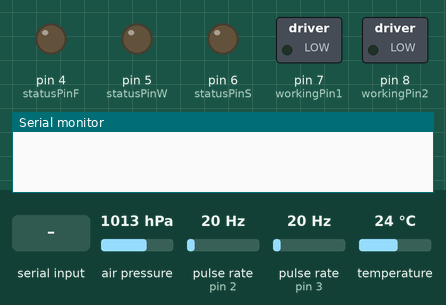
Bench run of a sketch on a simulated Arduino Uno, built with avr-gcc and run on an emulated ATmega328P. Shown: switched loads named in the sketch (green lamp = pin HIGH), output pins drawn as LEDs (lit = HIGH), the last lines printed to the serial monitor. Wiring (inferred from the names in the program): 2 × pulse sensor: data pin 2 / data pin 3. Dashed ring = blinking. The test bench sets the inputs (shaded band); at power-on: pulse rate (sensors on pin 2, pin 3) 20 Hz, air pressure 1013 hPa, temperature 24 °C.

Above: at 1.7 s.
1.8 s: pulse rate (sensor on pin 2) set to 50 Hz
At 1.97 s:
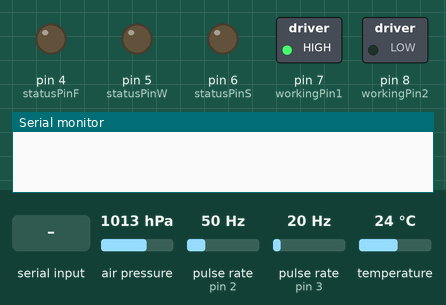
4.8 s: "i\n" received over Serial
At 5.21 s:
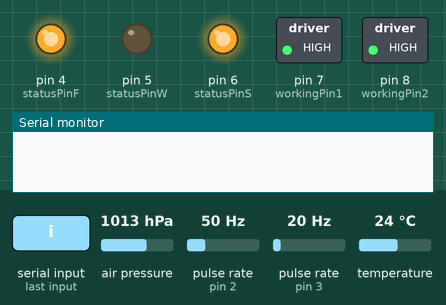
7.8 s: byte 115 ('s') received over Serial
At 8.2 s:
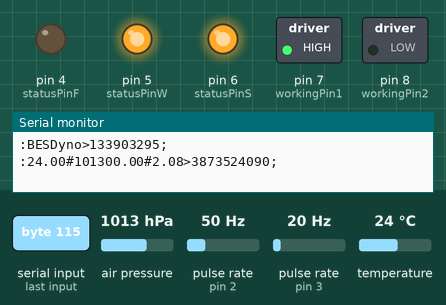
10.8 s: byte 118 ('v') received over Serial
At 11.2 s:
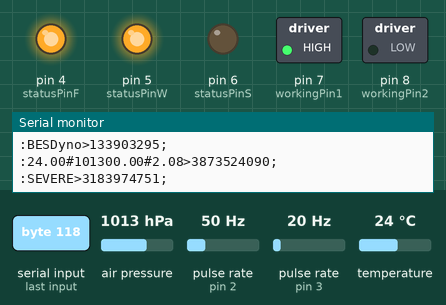
13.8 s: byte 120 ('x') received over Serial
At 16.61 s:
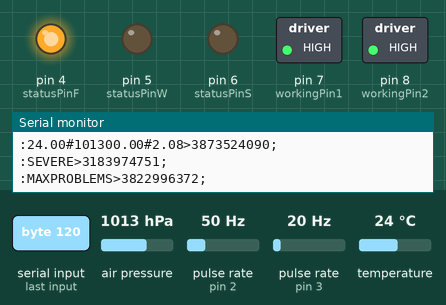
16.8 s: byte 101 ('e') received over Serial
At 18.45 s:
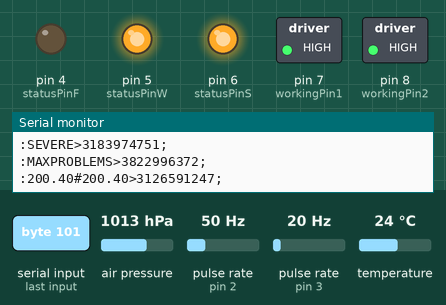
Timing chart, 0 to 20.8 s (numbered marks = the images above; inputs shaded):
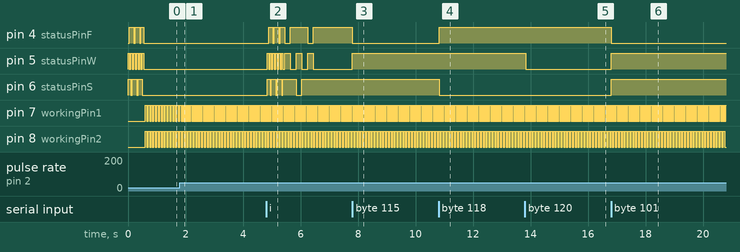

The sketch:

BESMeasurement.ino.ino
```cpp
#include <Adafruit_BMP085.h>
#include <Wire.h>
#include <avr/pgmspace.h>

//-Definations----------------------------------------------------------//
//Analog Devices
int engTempPin = A0;
int exhTempPin = A1;

//Digital Devices
int rearRPMPin = 3;
int engRPMPin = 2;
int statusPinF = 4;
int statusPinW = 5;
int statusPinS = 6;
int workingPin1 = 7;
int workingPin2 = 8;

//Version
float progvers = 1.0;

//-Declarations----------------------------------------------------------//
void serialEvent();

//Devices
Adafruit_BMP085 bmp;

//Environment
float envTemp;
float envPress;
float envAlt;

//Thermos
float engTemp;
float exhTemp;
float u_eng;
float u_exh;
uint8_t measCount;

//RPM
unsigned long dEngTime;
unsigned long dEngHigh;
unsigned long dEngLow;
unsigned long lastEngTime;
unsigned long dWheelTime;
unsigned long dWheelHigh;
unsigned long dWheelLow;
unsigned long lastWheelTime;

unsigned long refMicros;

//Measurement
boolean continous;
boolean temp;

//-Functions------------------------------------------------------------//

//CRC Table
PROGMEM const uint32_t crc_table[16] = {
  0x00000000, 0x1db71064, 0x3b6e20c8, 0x26d930ac,
  0x76dc4190, 0x6b6b51f4, 0x4db26158, 0x5005713c,
  0xedb88320, 0xf00f9344, 0xd6d6a3e8, 0xcb61b38c,
  0x9b64c2b0, 0x86d3d2d4, 0xa00ae278, 0xbdbdf21c
};

//CRC Functions
unsigned long crc_update(unsigned long crc, byte data)
{
  byte tbl_idx;
  tbl_idx = crc ^ (data >> (0 * 4));
  crc = pgm_read_dword_near(crc_table + (tbl_idx & 0x0f)) ^ (crc >> 4);
  tbl_idx = crc ^ (data >> (1 * 4));
  crc = pgm_read_dword_near(crc_table + (tbl_idx & 0x0f)) ^ (crc >> 4);
  return crc;
}

unsigned long crc_string(char *s)
{
  unsigned long crc = ~0L;
  while (*s)
    crc = crc_update(crc, *s++);
  crc = ~crc;

  return crc;
}

char* string2char(String command) {
  if (command.length() != 0) {
    char *p = const_cast<char*>(command.c_str());
    return p;
  }
}

String createCRC(String msg) {
  return String(crc_string(string2char(msg)));
}

String createTelegram(String msg) {
  return ':' + msg + '>' + createCRC(msg) + ';';
}

//Measurement Functions
boolean readEnvironment () {
  if (!bmp.begin()) {
    setStatusSevere();
    return false;
  } else {
    envTemp = bmp.readTemperature();
    envPress = bmp.readPressure();
    envAlt = bmp.readAltitude();
    if (envPress == 0) {
      setStatusWarning();
    }
    return true;
  }
}

void readThermos() {
  //ENGINE
  u_eng = (analogRead(A0) * 4.5) / 1024;
  engTemp = (u_eng - 1.248) / 0.005;

  //EXHAUST
  u_exh = (analogRead(A1) * 4.5) / 1024;
  exhTemp = (u_exh - 1.248) / 0.005;

  if (engTemp <= 0 || exhTemp <= 0) {
    setStatusWarning();
  }
}

//Status LED Functions
void setStatusFine() {
  digitalWrite(statusPinF, LOW);
  digitalWrite(statusPinW, HIGH);
  digitalWrite(statusPinS, HIGH);
}

void setStatusWarning() {
  digitalWrite(statusPinF, HIGH);
  digitalWrite(statusPinW, LOW);
  digitalWrite(statusPinS, HIGH);
}

void setStatusSevere() {
  digitalWrite(statusPinF, HIGH);
  digitalWrite(statusPinW, HIGH);
  digitalWrite(statusPinS, LOW);
}

void setStatusMaxProblems() {
  digitalWrite(statusPinF, HIGH);
  digitalWrite(statusPinW, LOW);
  digitalWrite(statusPinS, LOW);
}

void setNoStatus() {
  digitalWrite(statusPinF, LOW);
  digitalWrite(statusPinW, LOW);
  digitalWrite(statusPinS, LOW);
}

void visualizeInitialization() {
  setStatusFine();
  delay(50);
  setStatusWarning();
  delay(50);
  setStatusSevere();
  delay(50);
  setStatusWarning();
  delay(50);
  setStatusFine();
  delay(50);
  setStatusWarning();
  delay(50);
  setStatusSevere();
  delay(50);
  setStatusWarning();
  delay(50);
  setStatusFine();
  delay(50);
  setStatusWarning();
  delay(50);
  setStatusSevere();
  delay(50);
  setStatusWarning();
}

void visualizeInitComplete() {
  setStatusFine();
  delay(200);
  setStatusWarning();
  delay(200);
  setStatusSevere();
  delay(200);
  setStatusWarning();
  delay(200);
  setStatusFine();
  delay(200);
  setStatusWarning();
}

void toggleWorkingLed1() {
  digitalWrite(workingPin1, !digitalRead(workingPin1));
}

void toggleWorkingLed2() {
  digitalWrite(workingPin2, !digitalRead(workingPin2));
}

//Reset Variables
void resetMeasurement() {
  refMicros = micros();
}

//-Setup-once called----------------------------------------------------------//
void setup() {
  Serial.begin(57600, SERIAL_8N1);

  pinMode(workingPin1, OUTPUT);
  pinMode(workingPin2, OUTPUT);
  pinMode(statusPinF, OUTPUT);
  pinMode(statusPinW, OUTPUT);
  pinMode(statusPinS, OUTPUT);

  pinMode(engRPMPin, INPUT_PULLUP);
  pinMode(rearRPMPin, INPUT);

  digitalWrite(workingPin1, LOW);
  digitalWrite(workingPin2, LOW);

  visualizeInitialization();
  setNoStatus();

  analogReference(EXTERNAL);

  resetMeasurement();

  dEngTime = 0;
  dWheelTime = 0;

  lastEngTime = 0;
  lastWheelTime = 0;

  dEngLow = 0;
  dEngHigh = 0;
  dWheelHigh = 0;
  dWheelLow = 0;

  measCount = 9;

  continous = false;
  temp = false;

  attachInterrupt(digitalPinToInterrupt(engRPMPin), engISR, RISING);
  attachInterrupt(digitalPinToInterrupt(rearRPMPin), rearISR, RISING);
}


//-Main---------------------------------------------------------------------//
void loop() {
  dEngLow = pulseInLong(engRPMPin, LOW, 10000);
  dEngHigh = pulseInLong(engRPMPin, HIGH, 10000);
  dEngTime = dEngLow + dEngHigh;


  dWheelLow = pulseInLong(rearRPMPin, LOW, 10000);
  dWheelHigh = pulseInLong(rearRPMPin, HIGH, 10000);
  dWheelTime = dWheelLow + dWheelHigh;

  if (continous) {
    if (temp) {
      if (measCount == 9) {
        readThermos();
        measCount = 0;
      }
      measCount++;
      String meas = String(dEngTime) + '#' + String(dWheelTime) + '#' + String(engTemp) + '#' + String(exhTemp) + '#' + String(micros()-refMicros);
      Serial.println(createTelegram(meas));
      Serial.flush();
    } else {
      String meas = String(dEngTime) + '#' + String(dWheelTime) + '#' + String(micros()-refMicros);
      Serial.println(createTelegram(meas));
      Serial.flush();
    }
  }
}


//-ISR-------------------------------------------------------------------//
//ISR for Engine
void engISR() {
  toggleWorkingLed1();
}

//ISR for Rear-Wheel
void rearISR() {
  toggleWorkingLed2();
}

//ISR for Communication

//INIT:        :BESDyno>crc;
//START:       :envTemp#envPress#envAlt>crc;
//ENGINE:      :engTemp#exhTemp>crc;
//ALL:         :engTime#rearTime#engTemp#exhTemp#Time>crc;
//MEASURE:     :engTime#rearTime#Time>crc;
//MEASURENO:   :rearTime#Time>crc;
//FINE:        :FINE>crc;
//WARNING:     :WARNING>crc;
//SEVERE:      :SEVERE>crc;
//MAXPROBLEMS: :MAXPROBLEMS>crc;
//KILL:        :KILL>CRC;
//VERSION:     :version>crc;
//DEBUG:       readable message in the terminal

//CRC is calculated without ':' and ';'
//Every Response: :Message>Checksum;

void serialEvent() {
  while (Serial.available()) {

    char req = (char)Serial.read();

    if (req == 'i') {
      visualizeInitialization();
      String init = "BESDyno";
      Serial.println(createTelegram(init));
      Serial.flush();
      delay(50);
      visualizeInitComplete();

    } else if (req == 's') {
      setStatusFine();
      if (readEnvironment()) {
        String environment = String(envTemp) + '#' + String(envPress) + '#' + String(envAlt);
        Serial.println(createTelegram(environment));
      } else {
        Serial.println(createTelegram("BMP-ERROR"));
      }
      Serial.flush();
      resetMeasurement();

    } else if (req == 'e') {
      setStatusFine();
      readThermos();
      String thermos = String(engTemp) + '#' + String(exhTemp);
      Serial.println(createTelegram(thermos));
      Serial.flush();

    } else if (req == 'a') {
      measCount++;
      if (dEngTime > 0 && dWheelTime > 0) {
        setStatusFine();
      } else {
        setStatusWarning();
      }

      if (measCount == 9) {
        readThermos();
        measCount = 0;
      }

      String all = String(dEngTime) + '#' + String(dWheelTime) + '#' + String(engTemp) + '#' + String(exhTemp) + '#' + String(micros()-refMicros);
      Serial.println(createTelegram(all));
      Serial.flush();

    } else if (req == 'm') {
      if (dEngTime > 0 && dWheelTime > 0) {
        setStatusFine();
      } else {
        setStatusWarning();
      }

      String measure = String(dEngTime) + '#' + String(dWheelTime) + '#' + String(micros()-refMicros);
      Serial.println(createTelegram(measure));
      Serial.flush();

    } else if (req == 'n') {
      if (dWheelTime > 0) {
        setStatusFine();
      } else {
        setStatusWarning();
      }
      String measureno = String(dWheelTime) + '#' + String(micros()-refMicros);
      Serial.println(createTelegram(measureno));
      Serial.flush();

    } else if (req == 'f') {
      setStatusFine();
      Serial.println(createTelegram("FINE"));
      Serial.flush();

    } else if (req == 'w') {
      setStatusWarning();
      Serial.println(createTelegram("WARNING"));
      Serial.flush();

    } else if (req == 'v') {
      setStatusSevere();
      Serial.println(createTelegram("SEVERE"));
      Serial.flush();

    } else if (req == 'x') {
      setStatusMaxProblems();
      Serial.println(createTelegram("MAXPROBLEMS"));
      Serial.flush();

    } else if (req == 'k') {
      setStatusFine();
      Serial.println(createTelegram("KILL"));
      Serial.flush();
      resetMeasurement();

    } else if (req == 'p') {
      setStatusFine();
      Serial.println(createTelegram(String(progvers)));
      Serial.flush();
    } else if (req == 'd') {
      setNoStatus();
      readEnvironment();
      readThermos();
      Serial.println("Temperatur: " + String(envTemp));
      Serial.println("Luftdruck:  " + String(envPress));
      Serial.println("Höhenmeter: " + String(envAlt));
      Serial.println("A0 Motor:   " + String(engTemp));
      Serial.println("A0 U_Eng:   " + String(u_eng));
      Serial.println("A1 Abgas:   " + String(exhTemp));
      Serial.println("A1 U_Exh:   " + String(u_exh));
      Serial.println("D2 Motor:   " + String(dEngTime));
      Serial.println("D3 Walze:   " + String(dWheelTime));
      Serial.println("Zeit (µs):  " + String(micros()-refMicros) + "\n");
      Serial.flush();
    } else if (req == 'c') {
      continous = true;
      Serial.println(createTelegram("CS"));
      Serial.flush();
    } else if (req == 'z') {
      continous = false;
      Serial.println(createTelegram("CT"));
      Serial.flush();
    } else if (req == 't') {
      temp = true;
      Serial.println(createTelegram("TE"));
      Serial.flush();
    } else if (req == 'u') {
      temp = false;
      Serial.println(createTelegram("TD"));
      Serial.flush();
    }
  }
}
```

Measured:
- after the input at 1.8 s, pin 7 (workingPin1): alternates HIGH for 0.02 s and LOW for 0.02 s, starting after 0.09 s
- after the input at 4.8 s, pin 5 (statusPinW): LOW → HIGH at once, then repeats every 0.40 s: HIGH 0.20 s, LOW 0.20 s
- after the input at 7.8 s, pin 4 (statusPinF): HIGH → LOW at once; pin 5 (statusPinW): LOW → HIGH at once
- after the input at 10.8 s, pin 4 (statusPinF): LOW → HIGH at once; pin 6 (statusPinS): HIGH → LOW at once
- after the input at 13.8 s, pin 5 (statusPinW): HIGH → LOW at once
- after the input at 16.8 s, pin 4 (statusPinF): HIGH → LOW at once; pin 5 (statusPinW), pin 6 (statusPinS): LOW → HIGH at once
- by itself, pin 7 (workingPin1), pin 8 (workingPin2): alternates HIGH for 0.05 s and LOW for 0.05 s
